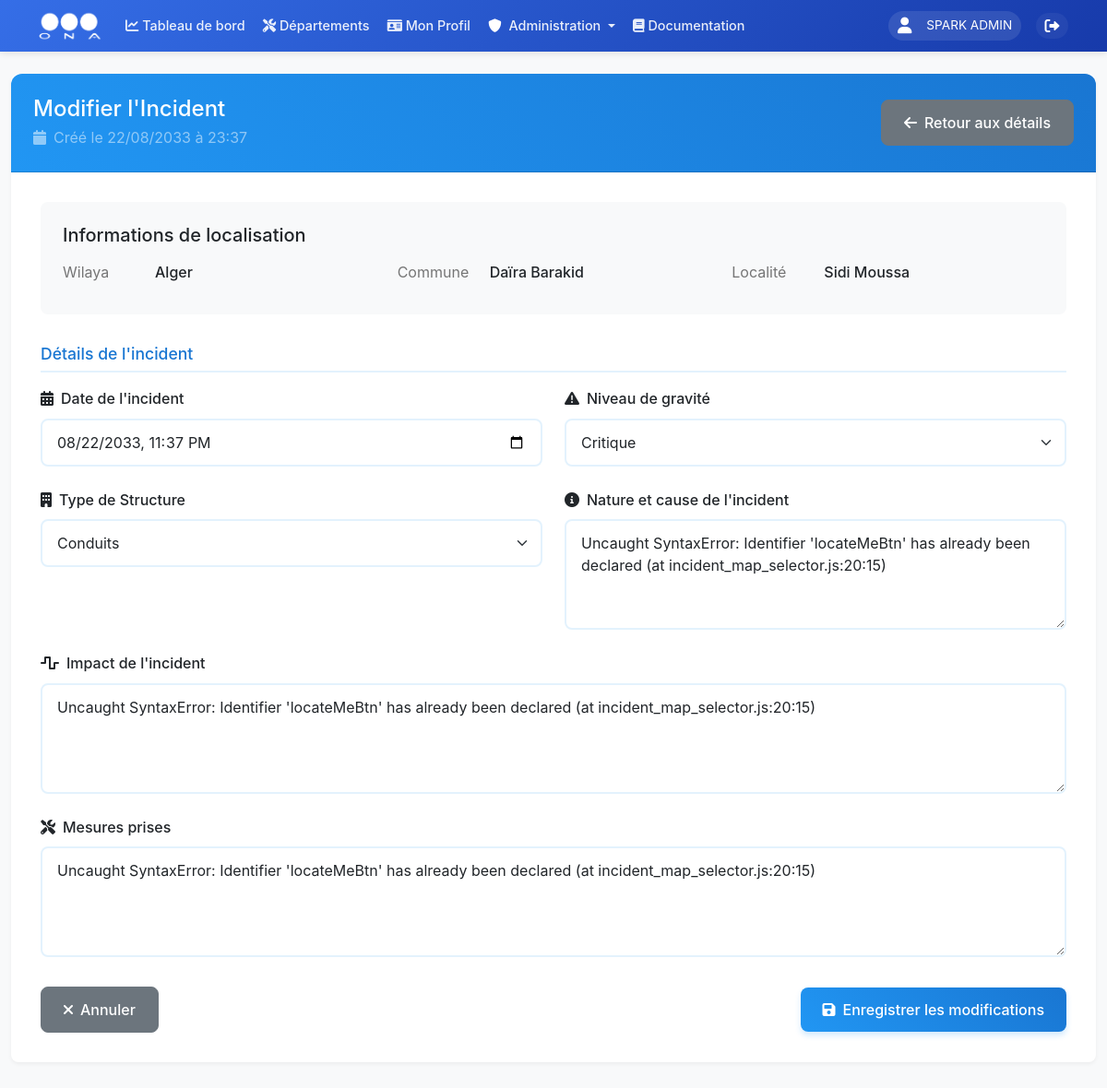
/incident/32/edit (signed in), run on an earlier commit of the app's database.
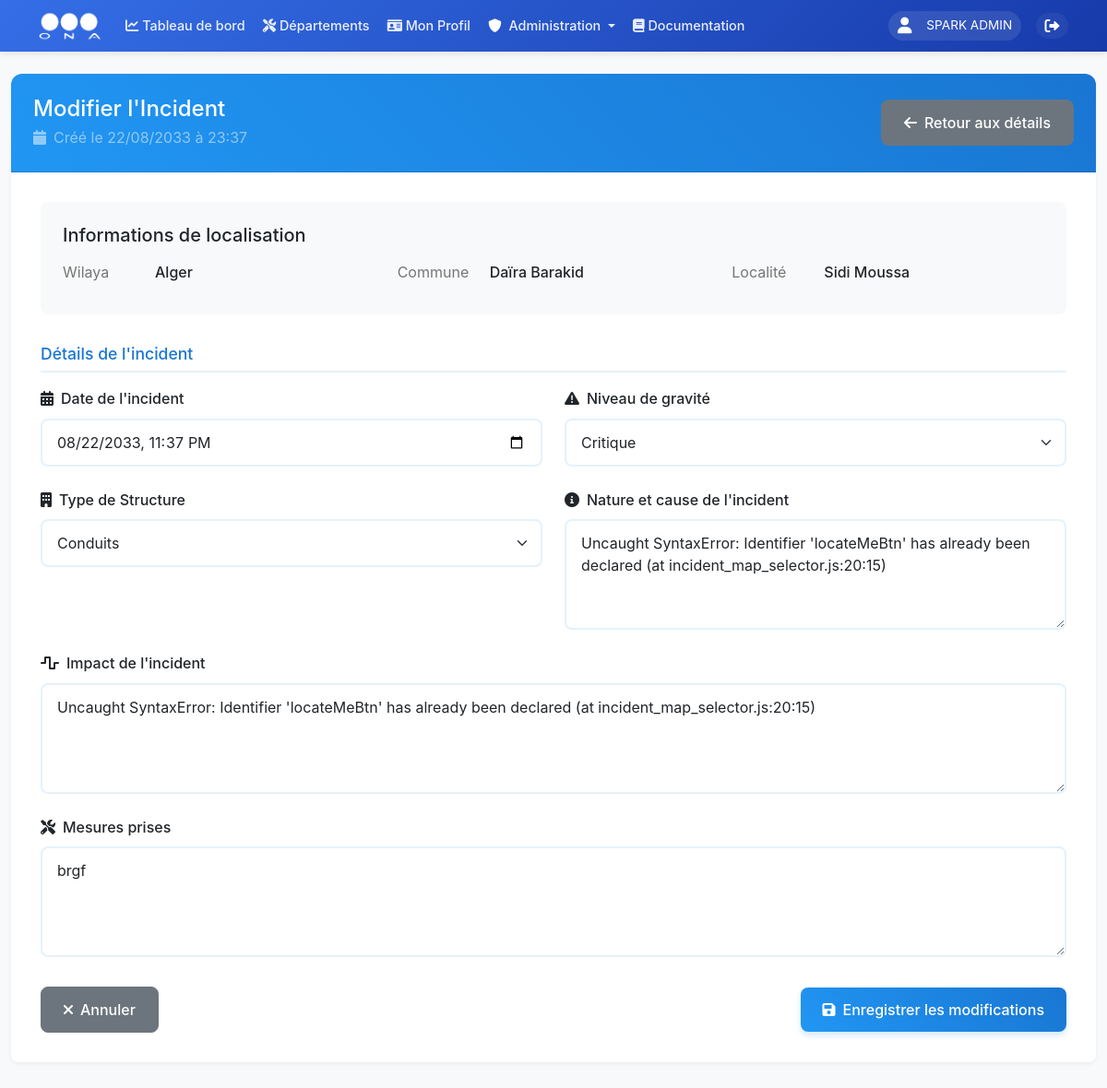
And on a later commit of the database.
### models.py (models this page shows, shortened)
class Incident(db.Model):
    __tablename__ = 'incidents'
    id = db.Column(db.Integer, primary_key=True)
    title = db.Column(db.String(200), nullable=False, index=True)
    wilaya = db.Column(db.String(50), nullable=False, index=True)
    commune = db.Column(db.String(100), nullable=False, index=True)
    localite = db.Column(db.String(200), nullable=False, index=True)
    structure_type = db.Column(db.String(50), nullable=False, default='Conduits', index=True)
    nature_cause = db.Column(db.Text, nullable=False, index=True)
    date_incident = db.Column(db.DateTime, nullable=False, index=True)
    mesures_prises = db.Column(db.Text)
    impact = db.Column(db.Text, nullable=False)
    gravite = db.Column(db.String(50), nullable=False, index=True)
    status = db.Column(db.String(20), nullable=False, default='Nouveau', index=True)
    date_resolution = db.Column(db.DateTime, index=True)
    resolution_notes = db.Column(db.Text)
    user_id = db.Column(db.Integer, db.ForeignKey('users.id'), nullable=False, index=True)
    unit_id = db.Column(db.Integer, db.ForeignKey('units.id'), nullable=False, index=True)
    center_id = db.Column(db.Integer, db.ForeignKey('centers.id'), index=True)
    drawn_shapes = db.Column(JSON, nullable=True)
    latitude = db.Column(db.Float, nullable=True)
    longitude = db.Column(db.Float, nullable=True)
    created_at = db.Column(db.DateTime, default=datetime.utcnow, index=True)
    updated_at = db.Column(db.DateTime, default=datetime.utcnow, onupdate=datetime.utcnow, index=True)

### routes/incidents.py (the view, shortened to what this page needs)
@incidents.route('/incident/<int:incident_id>/edit', methods=['GET', 'POST'])
@login_required
def edit_incident(incident_id):
    incident = Incident.query.get_or_404(incident_id)
    if not current_user.role == UserRole.ADMIN and current_user.unit_id != incident.unit_id:
        flash('Vous n\'avez pas accès à cet incident.', 'danger')
        return redirect(url_for(INCIDENT_LIST))
    return render_template('incidents/edit_incident.html', incident=incident)

### app.py (called while the page is built)
@login_manager.user_loader
def load_user(user_id):
    return db.session.get(User, int(user_id))

### templates/incidents/edit_incident.html (shortened to what the changed rows need)
{% extends "base/base.html" %}
{% block extra_css %}
<link href="{{ url_for('static', filename='css/base.css') }}" rel="stylesheet">
<link href="{{ url_for('static', filename='css/incident-form.css') }}" rel="stylesheet">
{% endblock %}
{% block content %}
<div class="container-fluid py-4 incident-form">
    <div class="card">
        <div class="card-header">
            <div class="d-flex justify-content-between align-items-center">
                <div>
                    <h4 class="mb-1">Modifier l'Incident</h4>
                    <p class="mb-0 text-white-50">
                        <i class="fas fa-calendar me-2"></i>Créé le {{ incident.date_incident.strftime('%d/%m/%Y à %H:%M') }}
                    </p>
                </div>
            </div>
        </div>
        <div class="card-body">
            <form method="POST" action="{{ url_for('incidents.edit_incident', incident_id=incident.id) }}">
                <div class="location-info">
                    <div class="row">
                        <div class="col-md-4">
                            <div class="info-item">
                                <span class="info-label">Wilaya</span>
                                <span class="info-value">{{ incident.wilaya }}</span>
                            </div>
                        </div>
                        <div class="col-md-4">
                            <div class="info-item">
                                <span class="info-label">Commune</span>
                                <span class="info-value">{{ incident.commune }}</span>
                            </div>
                        </div>
                        <div class="col-md-4">
                            <div class="info-item">
                                <span class="info-label">Localité</span>
                                <span class="info-value">{{ incident.localite }}</span>
                            </div>
                        </div>
                    </div>
                </div>
                <div class="form-section">
                    <div class="row">
                        <div class="col-md-6 mb-4">
                            <label for="date_incident" class="form-label">
                                <i class="fas fa-calendar-alt me-2"></i>Date de l'incident
                            </label>
                            <input type="datetime-local" class="form-control" id="date_incident" name="date_incident"
                                   value="{{ incident.date_incident.strftime('%Y-%m-%dT%H:%M') }}" required>
                        </div>
                        <div class="col-md-6 mb-4">
                            <label for="gravite" class="form-label">
                                <i class="fas fa-exclamation-triangle me-2"></i>Niveau de gravité
                            </label>
                            <select class="form-select" id="gravite" name="gravite" required>
                                <option value="Critique" {% if incident.gravite == 'Critique' %}selected{% endif %}>
                                    Critique
                                </option>
                            </select>
                        </div>
                    </div>
                    <div class="row">
                        <div class="col-md-6 mb-4">
                            <label for="structure_type" class="form-label">
                                <i class="fas fa-building me-2"></i>Type de Structure
                            </label>
                            <select class="form-select" id="structure_type" name="structure_type" required>
                                <option value="Conduits" {% if incident.structure_type == 'Conduits' %}selected{% endif %}>Conduits</option>
                            </select>
                        </div>
                        <div class="col-md-6 mb-4">
                            <label for="nature_cause" class="form-label">
                                <i class="fas fa-info-circle me-2"></i>Nature et cause de l'incident
                            </label>
                            <textarea class="form-control" id="nature_cause" name="nature_cause" rows="3" required>{{ incident.nature_cause }}</textarea>
                        </div>
                    </div>
                    <div class="mb-4">
                        <label for="impact" class="form-label">
                            <i class="fas fa-wave-square me-2"></i>Impact de l'incident
                        </label>
                        <textarea class="form-control" id="impact" name="impact" rows="3" required>{{ incident.impact }}</textarea>
                    </div>
                    <div class="mb-4">
                        <label for="mesures_prises" class="form-label">
                            <i class="fas fa-tools me-2"></i>Mesures prises
                        </label>
                        <textarea class="form-control" id="mesures_prises" name="mesures_prises" rows="3" required>{{ incident.mesures_prises }}</textarea>
                    </div>
                </div>
            </form>
        </div>
    </div>
</div>
{% endblock %}

What changed in the data, as far as the page shows it:
changed Incident "Alger": mesures_prises "Uncaught SyntaxError: Identifier 'locateMeBtn' has already been declared (at incident_map_selector.js:20:15)" → "brgf"
